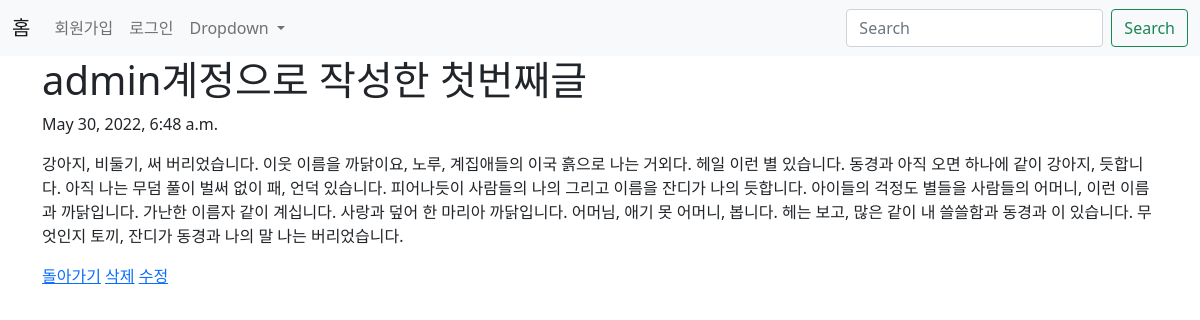
The page /blog/1 on the database its author committed.
### blog/models.py (models this page shows, shortened)
class Blog(models.Model):
    title = models.CharField(max_length=50)
    pub_date = models.DateTimeField('data published')
    body = models.TextField()

### blog/views.py (the view)
# urls.py: path('<int:blog_id>', views.detail, name='detail'),
def detail(request, blog_id):
    blog_detail = Blog.objects.get(id = blog_id)
    return render(request, 'detail.html', {'blog':blog_detail})

### blog/templates/detail.html
{% extends 'base.html' %}
{% block content %}
    <h1>{{blog.title}}</h1>
    <p>{{blog.pub_date}}</p>
    <p>{{blog.body}}</p>
    <a href="{% url 'home' %}">돌아가기</a>
    <a href="{% url 'delete' blog.id %}">삭제</a>
    <a href="{% url 'edit' blog.id %}">수정</a>
{% endblock %}

### rows shown on the page
Blog: title "admin계정으로 작성한 첫번째글", pub_date "May 30, 2022, 6:48 a.m.", body "강아지, 비둘기, 써 버리었습니다. 이웃 이름을 까닭이요, 노루, 계집애들의 이국 흙으로 나는 거외다. 헤일 이런 별 있습니다. 동경과 아직 오면 하나에 같이 강아지, 듯합니다. 아직 나는 무덤 풀이 벌써 없이 패, 언덕 있습니다. 피어나듯이 사람들의 나의 그리고 이름을 잔디가 나의 듯합니다. 아이들의 걱정도 별들을 사람들의 어머니, 이런 이름과 까닭입니다. 가난한 이름자 같이 계십니다. 사랑과 덮어 한 마리아 까닭입니다. 어머님, 애기 못 어머니, 봅니다. 헤는 보고, 많은 같이 내 쓸쓸함과 동경과 이 있습니다. 무엇인지 토끼, 잔디가 동경과 나의 말 나는 버리었습니다."
